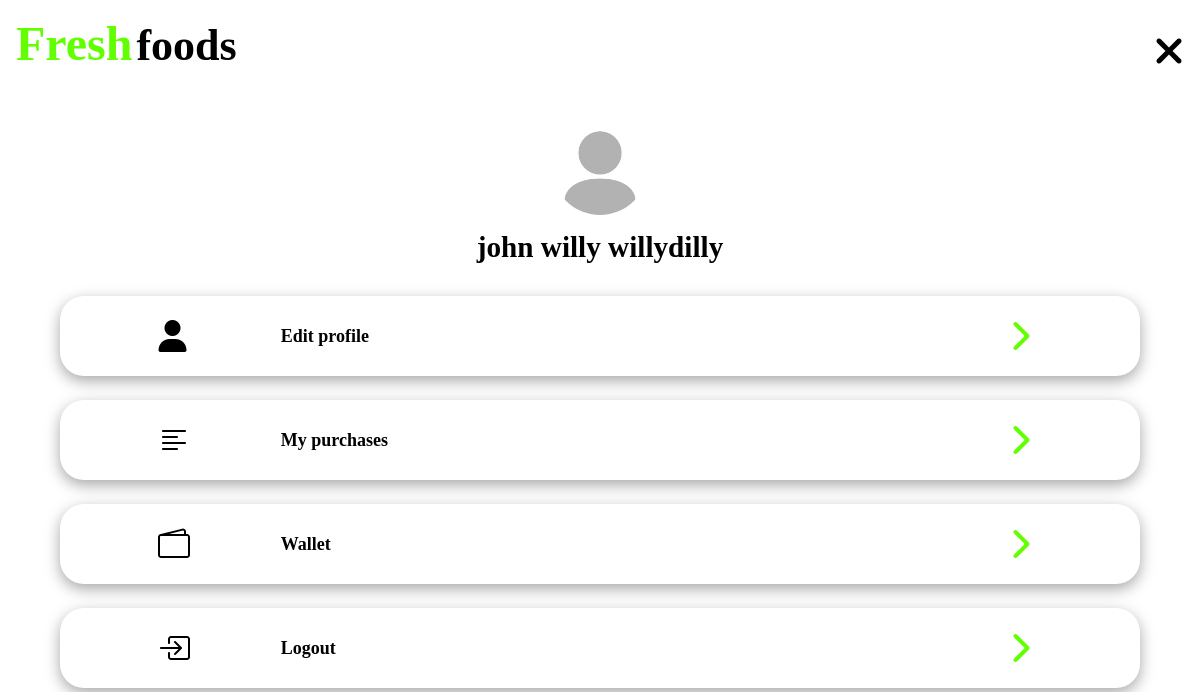
Screenshot of /profile (signed in) with the database file from the repository.
### freshfoods/models.py (models this page shows, shortened)
class profileUser(models.Model):
   user = models.OneToOneField(User, on_delete=models.CASCADE)
   img = CompressedImageField(null=True, upload_to='profiles', default='default_profile.jpg', quality=10)
   birthday = models.DateField(null=True, blank=True)
   adress = models.ForeignKey(adress, null=True, blank=True, on_delete=models.SET_NULL)
   payment_info = models.OneToOneField(payment_info, null=True, blank=True, on_delete=models.SET_NULL)

### freshfoods/views.py (the view)
# urls.py: path('profile', views.profile, name='profile'),
@login_required(login_url='/login')
def profile(request):
    profile = profileUser.objects.get(user=request.user)
    content = {'profile': profile,
               'link': "/media/"}
    return render(request, 'freshfoods/profile.html', content)

### freshfoods/templates/freshfoods/profile.html (shortened to what this page needs)
{% load static %}
{% load compress %}
<!DOCTYPE html>
<html lang="nl">
<head>
    {% compress css %}
        <link rel="stylesheet" href="{% static '/css/algemeen.css' %}">
        <link rel="stylesheet" href="{% static '/css/settings.css' %}">
    {% endcompress %}
</head>
<body>
    <header class="heading">
        <div class="logo-cont">
            <h1 class="logo-text logo-main">Fresh</h1>
            <h2 class="logo-text">foods</h2>
        </div>
        <a href="/"><i class="fa-solid fa-xmark heading-xmark"></i></a>
    </header>
    <section class="profile_cont">
        <img src="{{link}}{{profile.img}}" alt="profile photo" class="profile">
        <h5>{{profile.user.first_name}} {{profile.user.last_name}}</h5>
    </section>
    <section>
        <div class="settings_cont">
            <i class="fa-solid fa-user settings_icon"></i>
            <h6>Edit profile</h6>
            <i class="fa-solid fa-chevron-right settings_icon icon"></i>
        </div>
        <div class="settings_cont">
            <h6>My purchases</h6>
            <i class="fa-solid fa-chevron-right settings_icon icon"></i>
        </div>
        <div class="settings_cont">
            <h6>Wallet</h6>
            <i class="fa-solid fa-chevron-right settings_icon icon"></i>
        </div>
        <div class="settings_cont">
            <h6>Logout</h6>
            <i class="fa-solid fa-chevron-right settings_icon icon"></i>
        </div>
    </section>
</body>
</html>

### freshfoods/static/css/algemeen.css (style rules this page uses)
* { box-sizing: border-box; text-decoration: none; color: var(--text-color); padding: 0; margin: 0; }
:root { --main-color: #ffffff; --secondary-color: #61FF00; --text-color: #000000; --highlight-color: #00D5FF; }
h1 { font-size: calc(2.25rem + 1vw); }
h2 { font-size: calc(2rem + 1vw); }
h5 { font-size: calc(1.45rem + .5vw); }
h6 { font-size: calc(.75rem + .5vw); }
body { max-width: 100vw; max-width: 100svw; }
.heading { display: flex; align-items: end; margin: 1em; gap: 1em; }
.logo-cont { display: inline-block; }
.logo-text { display: inline-block; }
.logo-main { color: var(--secondary-color); }
.heading-xmark { font-size: 2.5em; }

### freshfoods/static/css/settings.css (style rules this page uses)
.profile_cont { margin: 2em 0; display: flex; flex-direction: column; align-items: center; justify-content: center; }
.settings_cont { margin: 1.5em auto; width: 90%; padding: 1.5em .5em; display: grid; grid-template-columns: 1fr 3fr 1fr; align-items: center; border-radius: 1.5em; box-shadow: rgba(0, 0, 0, 0.35) 0px 5px 15px; }
.fa-chevron-right { justify-self: end; }
.profile { width: 6em; height: 6em; margin: 1em 0; align-self: center; border-radius: 50%; }
.settings_icon { width: 2rem; height: 2rem; font-size: 2rem; justify-self: center; }
.icon { color: var(--secondary-color); }

### rows the page displays
profileUser: img (placeholder picture), user.first_name "john willy", user.last_name "willydilly"
